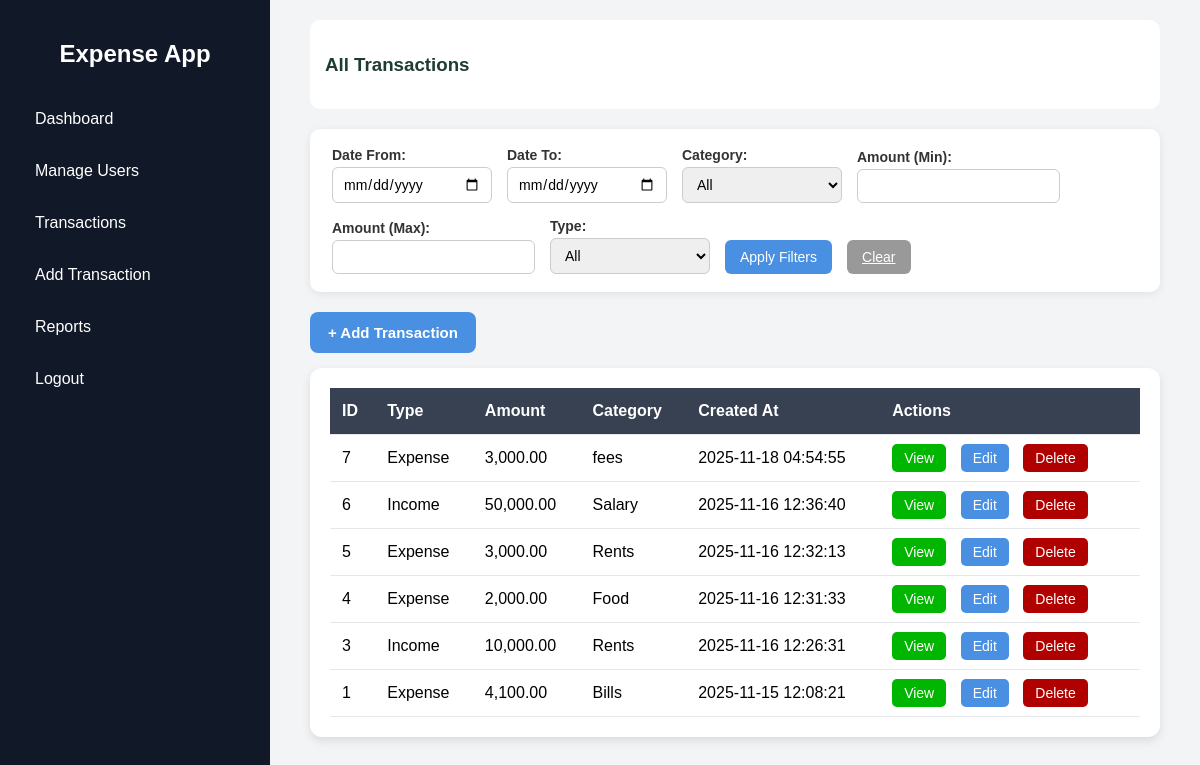
Page /public/transactions/index.php (signed in) on the committed database.
### tables this page shows
CREATE TABLE `transactions` (
  `id` int(11) NOT NULL,
  `user_id` int(11) DEFAULT NULL,
  `type` enum('income','expense') DEFAULT NULL,
  `amount` decimal(10,2) DEFAULT NULL,
  `category` varchar(100) DEFAULT NULL,
  `description` text DEFAULT NULL,
  `date` date DEFAULT NULL,
  `created_at` timestamp NOT NULL DEFAULT current_timestamp()
);

### public/transactions/index.php (the view, shortened to what this page needs)
<?php
require_once(__DIR__ . "/../../includes/db.php");
$sql = "SELECT * FROM transactions WHERE 1=1";
$sql .= " ORDER BY created_at DESC";
$stmt = $conn->prepare($sql);
$stmt->execute();
$result = $stmt->get_result();
?>
<link rel="stylesheet" href="/expense_app/assets/css/transactions.css">
<div class="layout">
    <?php
include '../../includes/admin_sideBar.php';
?>
    <main class="content-area">
        <div class="topbar">
            <h3 class="page-title">All Transactions</h3>
        </div>
        <div class="filter-box">
            <form method="GET" class="filter-form">
                <div class="filter-item">
                    <label>Date From:</label>
                    <input type="date" name="from" value="<?= $_GET['from'] ?? '' ?>">
                </div>
                <div class="filter-item">
                    <label>Date To:</label>
                    <input type="date" name="to" value="<?= $_GET['to'] ?? '' ?>">
                </div>
                <div class="filter-item">
                    <label>Category:</label>
                    <select name="category">
                        <option value="">All</option>
                    </select>
                </div>
                <div class="filter-item">
                    <label>Amount (Min):</label>
                    <input type="number" name="min" value="<?= $_GET['min'] ?? '' ?>">
                </div>
                <div class="filter-item">
                    <label>Amount (Max):</label>
                    <input type="number" name="max" value="<?= $_GET['max'] ?? '' ?>">
                </div>
                <div class="filter-item">
                    <label>Type:</label>
                    <select name="type">
                        <option value="">All</option>
                    </select>
                </div>
                <button type="submit" class="btn">Apply Filters</button>
                <a href="index.php" class="btn clear">Clear</a>
            </form>
        </div>
        <a href="add.php" class="btn btn-primary">+ Add Transaction</a>
        <div class="table-container">
            <table class="table">
                <thead>
                    <tr>
                        <th>ID</th>
                        <th>Type</th>
                        <th>Amount</th>
                        <th>Category</th>
                        <th>Created At</th>
                        <th>Actions</th>
                    </tr>
                </thead>
                <tbody>
                    <?php while ($row = $result->fetch_assoc()) : ?>
                        <tr>
                            <td><?= $row['id'] ?></td>
                            <td><?= ucfirst($row['type']) ?></td>
                            <td><?= number_format($row['amount'], 2) ?></td>
                            <td><?= $row['category'] ?></td>
                            <td><?= $row['created_at'] ?></td>
                            <td class="actions">
                                <a href="view.php?id=<?= $row['id'] ?>" class="btn btn-view">View</a>
                                <a href="edit.php?id=<?= $row['id'] ?>" class="btn btn-edit">Edit</a>
                                <a href="delete.php?id=<?= $row['id'] ?>"
                                   class="btn btn-delete"
                                   onclick="return confirm('Delete this transaction?');">
                                   Delete
                                </a>
                            </td>
                        </tr>
                    <?php endwhile; ?>
                </tbody>
            </table>
        </div>
    </main>
</div>

### includes/admin_sideBar.php
<aside class="sidebar">
       <h2>Expense App</h2>
       <a href="/expense_app/public/admin/dashboard.php">Dashboard</a>
       <a href="/expense_app/public/admin/users.php">Manage Users</a>
       <a href="/expense_app/public/transactions/index.php">Transactions</a>
       <a href="/expense_app/public/transactions/add.php">Add Transaction</a>
       <a href="/expense_app/public/reports/report.php">Reports</a>
       <a href="/expense_app/public/logout.php" class="logout-btn">Logout</a>
   </aside>

### assets/css/transactions.css (style rules this page uses)
* { margin: 0; padding: 0; box-sizing: border-box; font-family: "Poppins", sans-serif; }
.layout { display: flex; height: 100vh; }
.sidebar { width: 270px; background: #111827; padding: 40px 20px; color: #fff; }
.sidebar h2 { font-size: 24px; margin-bottom: 30px; text-align: center; }
.sidebar a { display: block; padding: 12px 15px; margin-bottom: 10px; color: #fff; text-decoration: none; border-radius: 8px; font-size: 16px; transition: 0.2s; }
.content-area { flex: 1; padding: 20px 40px; width: 100%; background: #f3f4f6; overflow-x: auto; }
.topbar { background: white; padding: 15px; border-radius: 10px; margin-bottom: 20px; }
.page-title { font-size: 26px; font-weight: 700; margin-bottom: 20px; color: #1d3c34; }
.table-container { background: #fff; padding: 20px; border-radius: 12px; box-shadow: 0 4px 10px rgba(0,0,0,0.1); }
.table { width: 100%; border-collapse: collapse; }
.table thead { background: #374151; color: #fff; }
.table th, .table td { padding: 14px 12px; text-align: left; border-bottom: 1px solid #e5e7eb; }
.actions a { margin-right: 10px; }
.btn-edit { background: #4a90e2; padding: 6px 12px; border-radius: 5px; color: white; text-decoration: none; font-size: 14px; }
.btn-view { background: #00b600; padding: 6px 12px; border-radius: 5px; color: white; text-decoration: none; font-size: 14px; }
.btn-delete { background: #b10000; padding: 6px 12px; border-radius: 5px; color: white; text-decoration: none; font-size: 14px; }
.page-title { display: block; font-size: 1.17em; margin-block-start: 1em; margin-block-end: 1em; margin-inline-start: 0px; margin-inline-end: 0px; font-weight: bold; unicode-bidi: isolate; }
.btn-primary { background: #4a90e2; border: none; padding: 12px 18px; border-radius: 8px; color: white; font-size: 15px; font-weight: 600; cursor: pointer; transition: 0.2s; display: inline-block; text-decoration: none; margin-bottom: 15px; }
.filter-box { background: #ffffff; padding: 18px 22px; border-radius: 10px; margin: 20px 0; box-shadow: 0 2px 8px rgba(0,0,0,0.08); }
.filter-form { display: flex; flex-wrap: wrap; gap: 15px; align-items: flex-end; }
.filter-item { display: flex; flex-direction: column; min-width: 160px; }
.filter-item label { font-size: 14px; font-weight: 600; color: #333; margin-bottom: 4px; }
.filter-item input, .filter-item select { padding: 8px 10px; border-radius: 6px; border: 1px solid #ccc; font-size: 14px; transition: 0.2s; }
.filter-form .btn { background: #4A90E2; color: #fff; padding: 9px 15px; border-radius: 6px; border: none; cursor: pointer; font-size: 14px; transition: 0.2s; margin-top: 22px; }
.filter-form .btn.clear { background: #999; }

### rows in the picture
transactions: id "7", type "Expense", amount "3,000.00", category "fees", created_at "2025-11-18 04:54:55"
transactions: id "6", type "Income", amount "50,000.00", category "Salary", created_at "2025-11-16 12:36:40"
transactions: id "5", type "Expense", amount "3,000.00", category "Rents", created_at "2025-11-16 12:32:13"
transactions: id "4", type "Expense", amount "2,000.00", category "Food", created_at "2025-11-16 12:31:33"
transactions: id "3", type "Income", amount "10,000.00", category "Rents", created_at "2025-11-16 12:26:31"
transactions: id "1", type "Expense", amount "4,100.00", category "Bills", created_at "2025-11-15 12:08:21"
